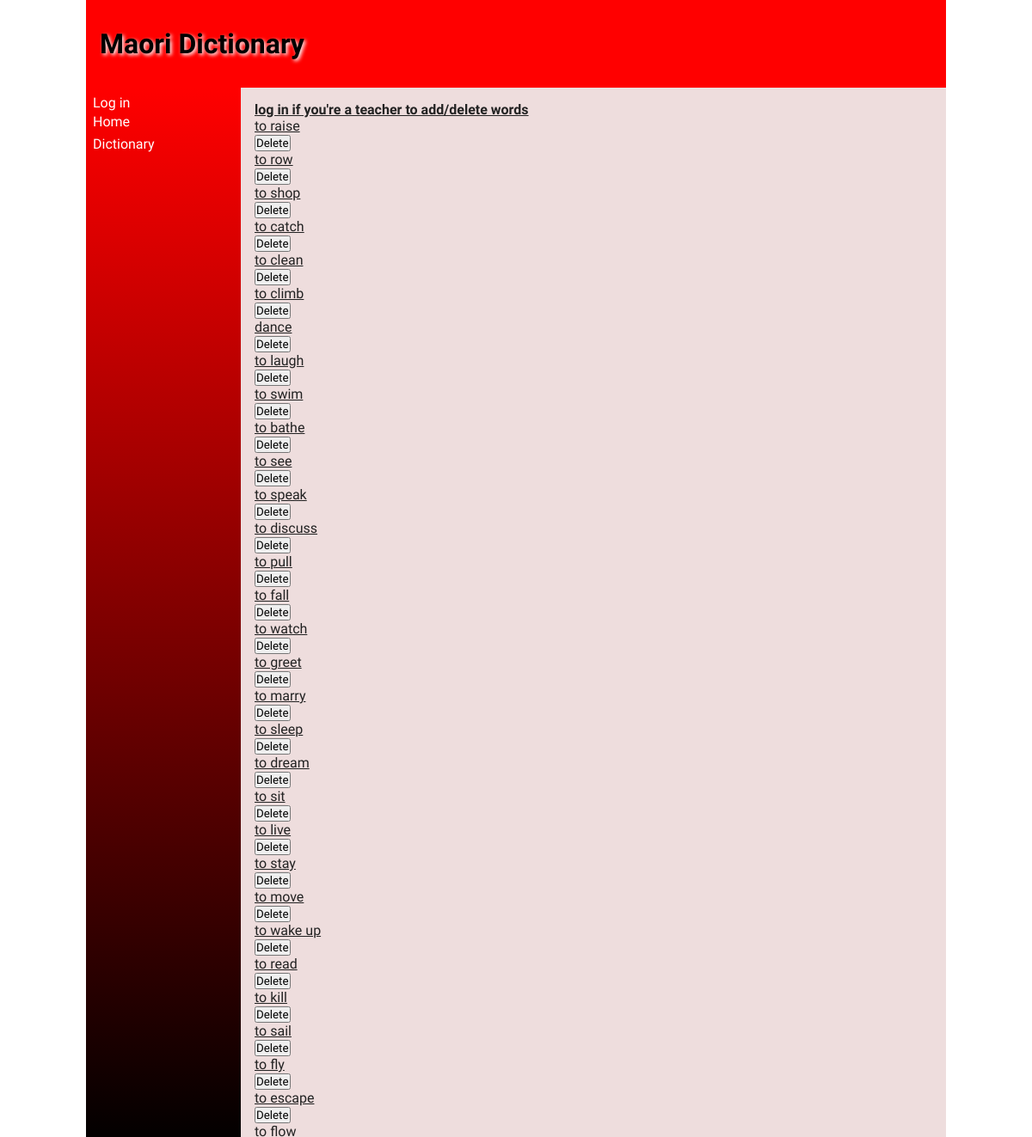
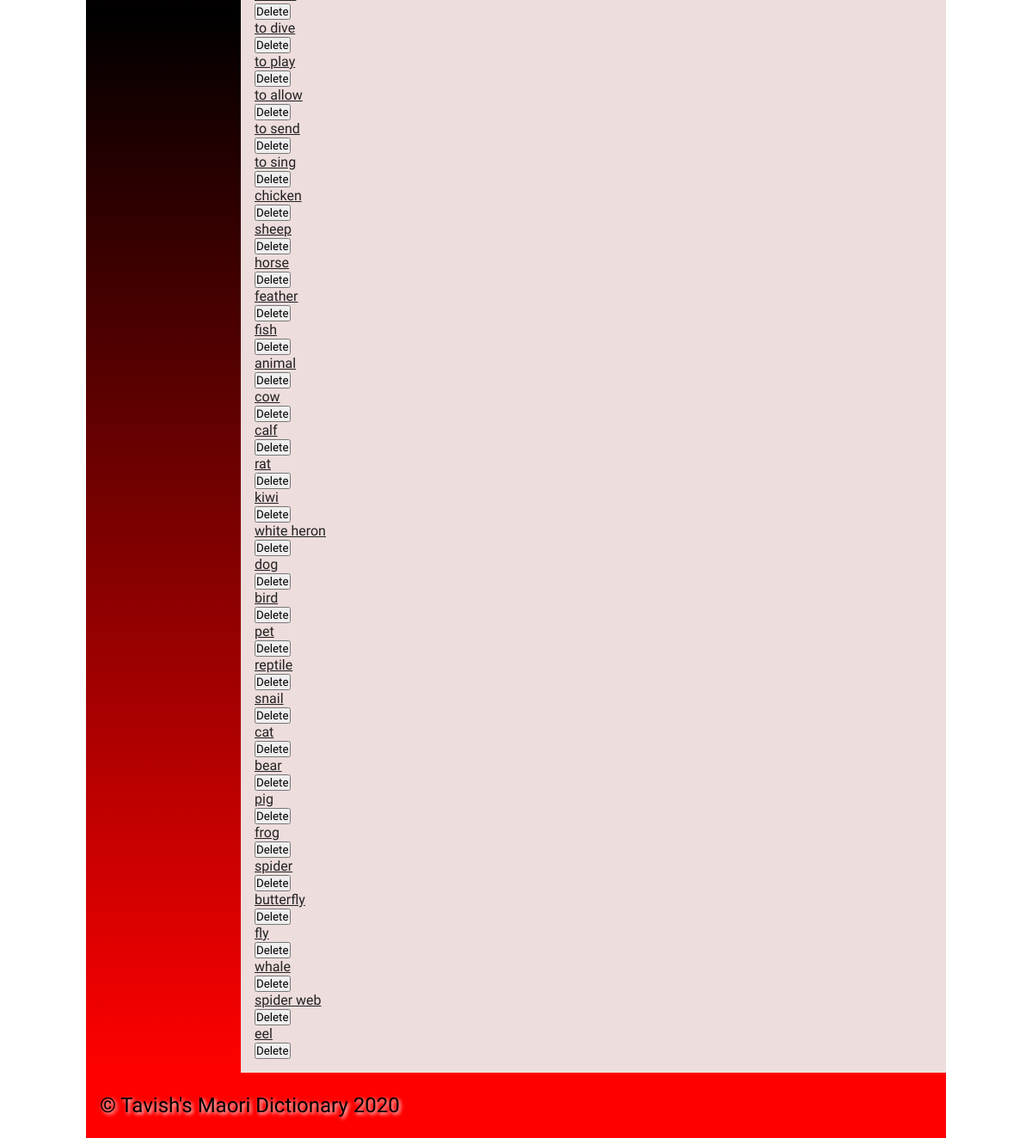
The page /dictionary on the database as committed earlier (2 pictures, top to bottom).
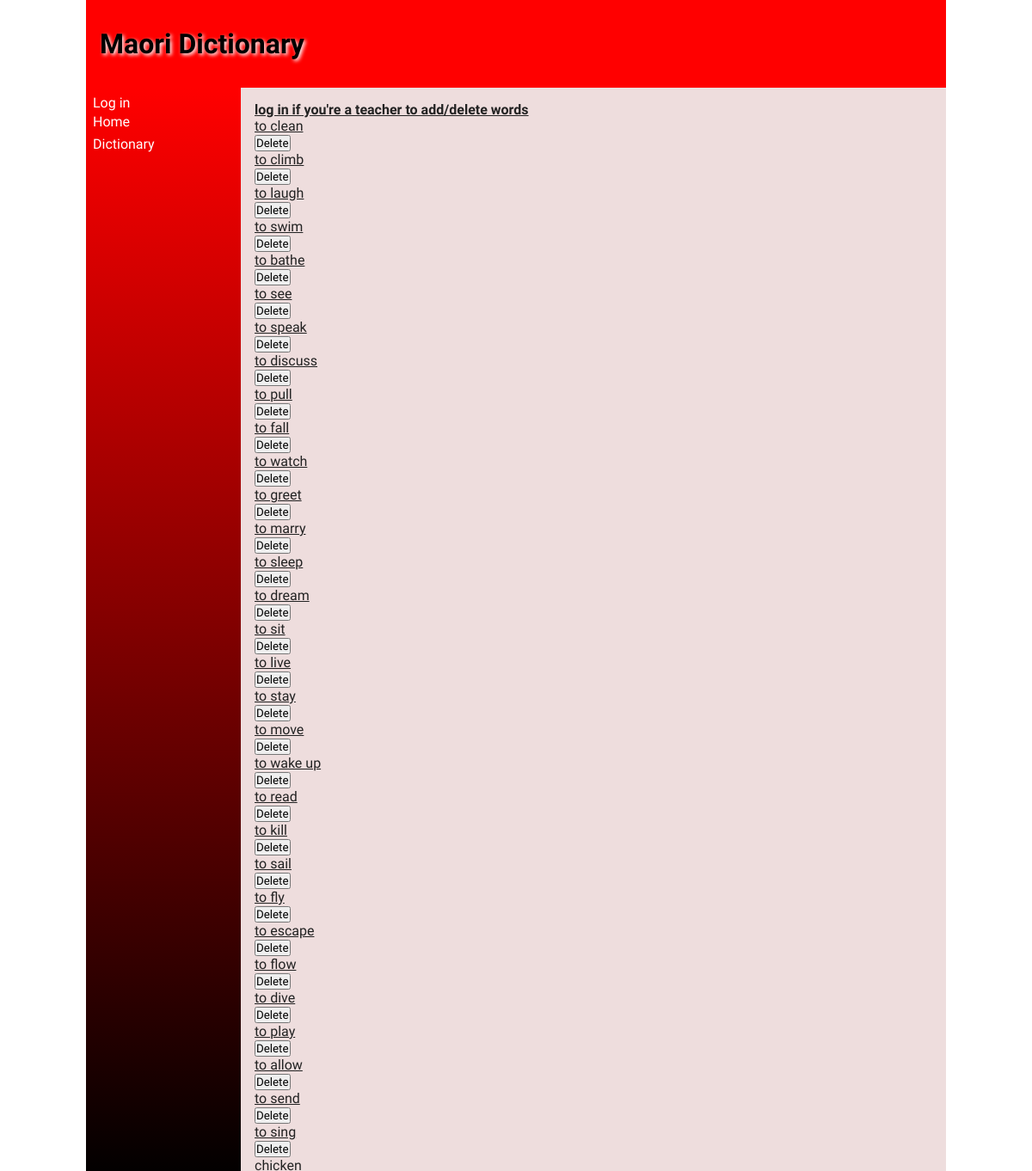
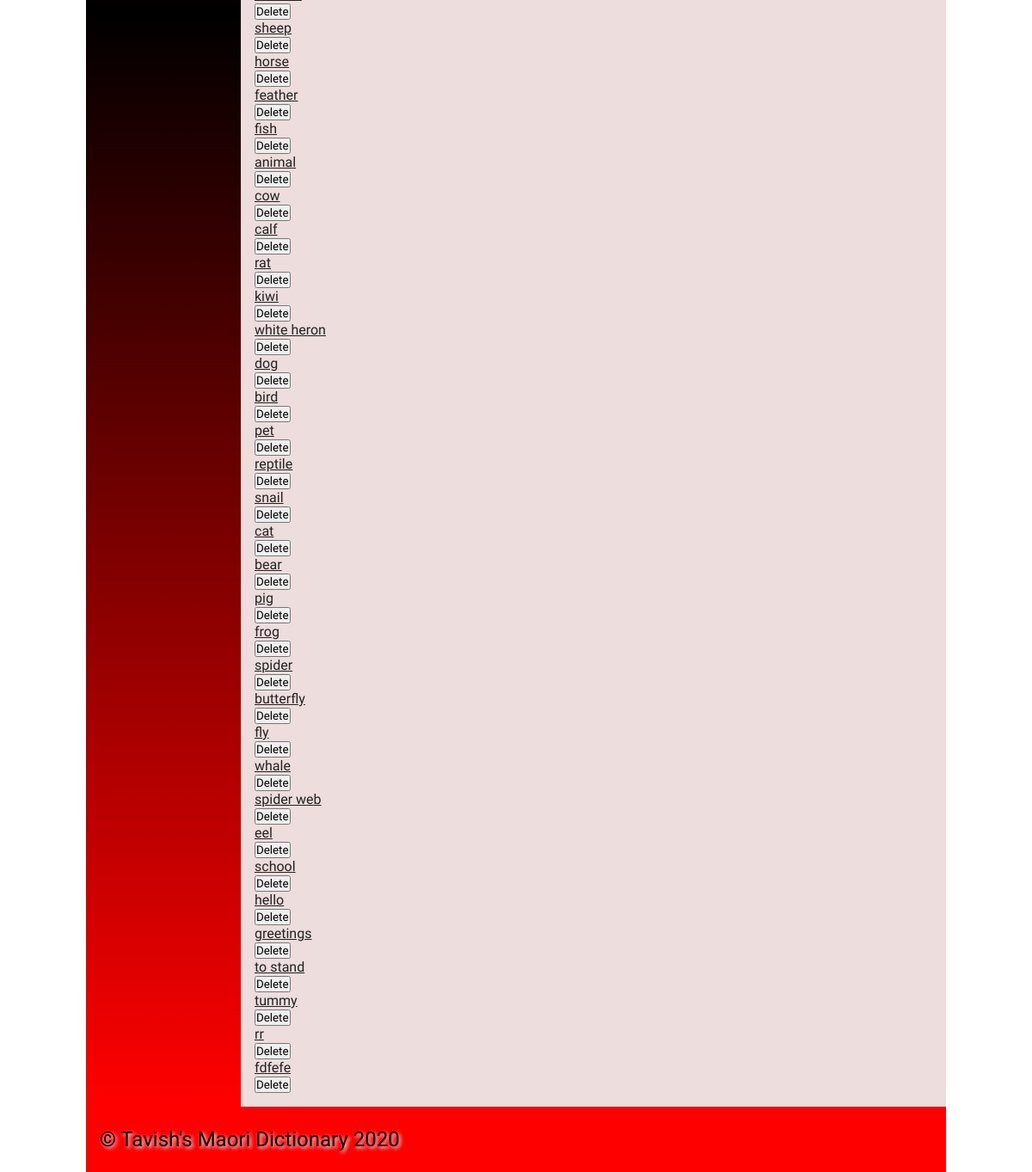
The same page on the database as committed later (2 pictures, top to bottom).
### tables this page shows
CREATE TABLE "words"
(
    id         integer
        constraint words_pk
            primary key autoincrement,
    english    varchar(30),
    maori      varchar(30),
    definition varchar(200),
    level      integer(2),
    image      varchar(15),
    added_by   varchar(30),
    userid     integer
        references users,
    timestamp  DATETIME
);

### app.py (the view)
@app.route('/dictionary', methods = ['GET', 'POST'])
def render_dictionary():
    con = create_connection(DB_NAME)
    query = "SELECT english FROM words ORDER BY id" #initially displays all the words in english, and sorts them by id so that newly added words are shown at the bottom
    cur = con.cursor()
    cur.execute(query)
    words_list = cur.fetchall()
    con.close()
    return render_template("dictionary.html", words= words_list, logged_in = is_logged_in())

### app.py (called while the page is built)
def is_logged_in():
    if session.get('email') is None: #if email not entered, then user isn't logged in
        print('Not logged in')
        return False
    else:
        print('Logged in') #if email is entered then user is logged in
        return True

def create_connection(db_file):
   try:
       connection = sqlite3.connect(db_file)
       connection.execute('pragma foreign_keys=ON')
       return connection
   except Error as e:
       print(e)
   return None

### templates/dictionary.html (shortened to what this page needs)
{% extends "base.html" %}
{%block heading%} Maori Dictionary {% endblock %}
{% block main %}
<div class = "button-group">
    {% if logged_in %}
    <a  href = "/add_word"><strong> Add new words</strong></a>
    {% else %} <a href = "/login"> <strong>log in if you're a teacher to add/delete words</strong> </a>
    {% endif %}
</div>
<div id = "words">
{% for words in words %}
        <div class = "product-box">
            <ul><a href = "/words/{{words[0]}}"> {{words[0]}}</a> </ul>
      <form method="post" action="DeleteConfirm">
             <button type="submit" name="Delete_Word" value= "{{words[0]}}">Delete</button>
    </form>
        {% endfor %}
</div>
{% endblock %}

### templates/base.html (shortened to what this page needs)
<!doctype html>
<html lang="en">
<head>
	<link href="{{ url_for('static', filename='css/style.css') }}" rel="stylesheet">
</head>
<body>
	<div id="container">
		<header>
			<h1>{% block heading %}{% endblock %}</h1>
		</header>
		<nav>
            {% if logged_in %}
                <a href="/logout">Log out</a>
            {% else %}
                <a href="/login">Log in</a>
            {% endif %}
			<ul>
                <li><a href="\">Home</a></li>
				<li><a href="\dictionary">Dictionary</a></li>
			</ul>
		</nav>
		<main>
            {% block main%}{% endblock %}
        </main>
		<footer>
			<p>
				&copy; Tavish's Maori Dictionary 2020
			</p>
		</footer>
	</div>
</body>
</html>

### static/css/style.css (style rules this page uses)
* { font-family: Comfortaa, sans-serif; margin: 0; padding: 0; box-sizing: border-box; }
#container { display: grid; grid-template-columns: 75px auto; grid-template-areas: 'nav header' 'main main' 'footer footer'; }
header { grid-area: header; background-color: #ff0000; padding: 1rem; }
nav { grid-area: nav; }
main { grid-area: main; padding: 1rem; background-color: #edd; }
h1, h2, h3, h4 { padding: 1rem 0; font-family: 'Suez One', serif; color: #000; text-shadow: 2px 2px 4px #fff; }
p { padding: 0.5rem 0; }
a { color: #222; }
footer { grid-area: footer; padding: 1rem; background-color: #f00; }
footer p { color: #000; text-shadow: 2px 2px 4px #fff; font-size: 1.5rem; }
@media only screen and (min-width: 768px) { #container { grid-template-columns: 180px auto; grid-template-areas: 'header header' 'nav main' 'footer footer'; } }
@media only screen and (min-width: 768px) { nav { background: linear-gradient(180deg, rgba(255,0,0,1) 0%, rgba(0, 0, 0, 1) 50%, rgba(255,0,0,1) 100%); padding: 0.5rem; } }
@media only screen and (min-width: 768px) { nav ul { list-style: none; } }
@media only screen and (min-width: 768px) { nav li { padding: 0.2rem 0; } }
@media only screen and (min-width: 768px) { nav a { color: #fff; text-decoration: none; } }
@media only screen and (min-width: 1000px) { #container { width: 1000px; margin: auto; } }

Rows that differ between the two databases and show on the page:
removed words: english "to raise"
removed words: english "to row"
removed words: english "to shop"
removed words: english "to catch"
removed words: english "dance"
added words: english "school"
added words: english "hello"
added words: english "greetings"
added words: english "to stand"
added words: english "tummy"
added words: english "rr"
added words: english "fdfefe"
